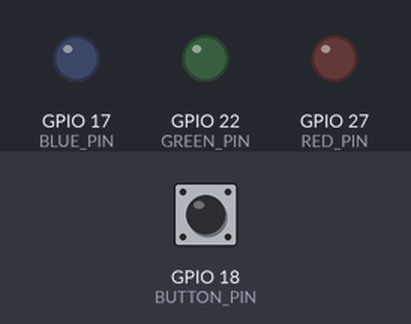
Simulated run of this program. Board: Raspberry Pi (BCM pin numbers). Shown: output pins drawn as LEDs (lit = HIGH). The inputs (shaded band) are chosen by the test bench; at power-on: GPIO 18 (BUTTON_PIN) HIGH. The clock reads 2024-03-15 10:24:30 at power-on unless the program sets it.

Above: at 1.2 s.
1.3 s: GPIO 18 (BUTTON_PIN) pulled LOW for 0.15 s
At 2.3 s:
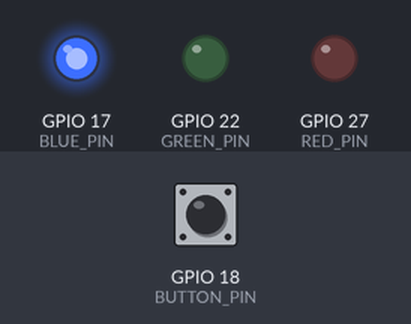
2.9 s: GPIO 18 (BUTTON_PIN) pulled LOW for 0.15 s
At 3.6 s:
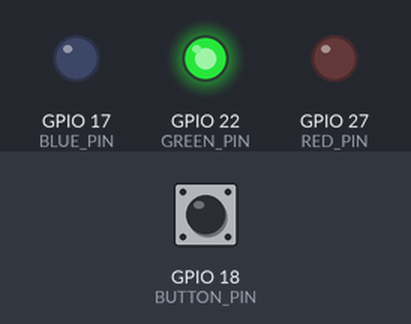
4.5 s: GPIO 18 (BUTTON_PIN) pulled LOW for 0.15 s
At 5.8 s:
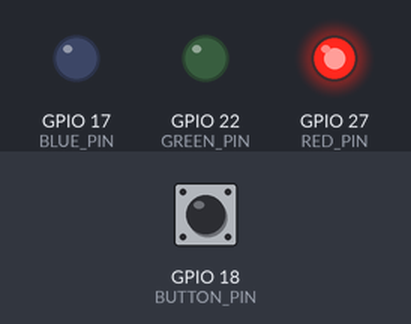
6.1 s: GPIO 18 (BUTTON_PIN) pulled LOW for 1 s
At 8.4 s:
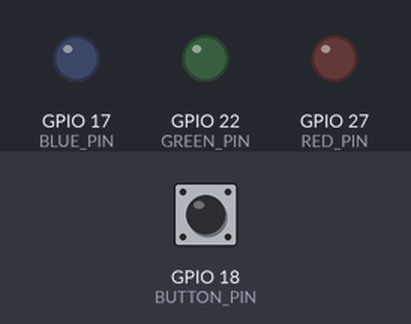
Timing chart, 0 to 9.6 s (numbered marks = the images above; inputs shaded):
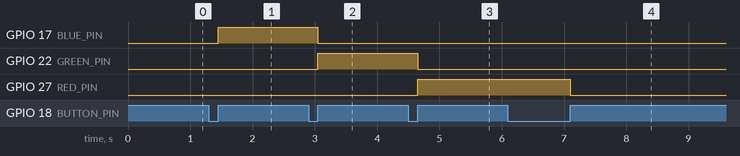

Measured:
- after the input at 1.3 s, GPIO 17 (BLUE_PIN): LOW → HIGH after 0.15 s
- after the input at 2.9 s, GPIO 17 (BLUE_PIN): HIGH → LOW after 0.15 s; GPIO 22 (GREEN_PIN): LOW → HIGH after 0.15 s
- after the input at 4.5 s, GPIO 22 (GREEN_PIN): HIGH → LOW after 0.15 s; GPIO 27 (RED_PIN): LOW → HIGH after 0.15 s
- after the input at 6.1 s, GPIO 27 (RED_PIN): HIGH → LOW after 1.0 s

The program:

3_color_led_switch.py
```python
import RPi.GPIO as GPIO
import time

# 핀 번호 설정
BUTTON_PIN = 18  # 버튼이 연결될 GPIO 핀 번호 (LED 버튼의 OUT)
RED_PIN = 27
GREEN_PIN = 22
BLUE_PIN = 17

# 글로벌 변수
led_state = 0  # LED 상태 (0: 모두 꺼짐, 1: 파란색, 2: 초록색, 3: 빨간색)

# GPIO 설정 함수
def setup_gpio():
    GPIO.setmode(GPIO.BCM)
    GPIO.setup(BUTTON_PIN, GPIO.IN, pull_up_down=GPIO.PUD_UP) # 버튼이 눌리지 않은 상태가 high 신호, 버튼을 눌린 상태가 low 신호 (high 신호로 시작)
    GPIO.setup(BLUE_PIN, GPIO.OUT)
    GPIO.setup(GREEN_PIN, GPIO.OUT)
    GPIO.setup(RED_PIN, GPIO.OUT)

# 모든 LED 끄는 함수 (이걸 안 하려면 위의 setup()에서 initial=GPIO.LOW로 해주면 된다.)
def turn_off_leds():
    global led_state # 지역변수
    led_state = 0
    GPIO.output(BLUE_PIN, GPIO.LOW) # 끄기
    GPIO.output(GREEN_PIN, GPIO.LOW) # 끄기
    GPIO.output(RED_PIN, GPIO.LOW) # 끄기

# LED 상태 변경 함수
def change_led_state():
    global led_state # 지역변수
    led_state += 1
    if led_state > 3:
        led_state = 1 # 다시 파란색으로 돌아옴
    if led_state == 1: # 파
        GPIO.output(BLUE_PIN, GPIO.HIGH)
        GPIO.output(GREEN_PIN, GPIO.LOW)
        GPIO.output(RED_PIN, GPIO.LOW)
    elif led_state == 2: # 초
        GPIO.output(BLUE_PIN, GPIO.LOW)
        GPIO.output(GREEN_PIN, GPIO.HIGH)
        GPIO.output(RED_PIN, GPIO.LOW)
    elif led_state == 3: # 빨
        GPIO.output(BLUE_PIN, GPIO.LOW)
        GPIO.output(GREEN_PIN, GPIO.LOW)
        GPIO.output(RED_PIN, GPIO.HIGH)

# 버튼 이벤트 콜백 함수
def button_callback(channel):
    start_time = time.time() # time.time()은 현재의 second 타임을 제공

    # 버튼이 눌린 상태 유지 확인
    while GPIO.input(BUTTON_PIN) == GPIO.LOW:
        # 눌린 상태는 LOW, 뗀 상태는 HIGH
        # 버튼이 눌린 상태이면 무한반복 -> 버튼이 뗀 상태이면 반복문 빠짐
        # GPIO.FALLING 상태로 눌린 순간 이벤트가 발생하지만 GPIO.RISING 처럼 움직임(버튼을 뗀 순간 다음 로직 실행).
        time.sleep(0.01)  # 디바운싱 대기

    button_press_duration = time.time() - start_time # 누른 시간을 빼기로 계산
    if button_press_duration >= 1:  # 1초 이상 누르면 LED 끄기
        turn_off_leds() # 모든 LED 끄느 함수수
    else:  # 짧게 누르면 LED 색상 변경
        change_led_state() # LED 상태 변경 함수

# GPIO 종료 함수
def cleanup_gpio():
    GPIO.cleanup()

# 메인 함수
def main():
    setup_gpio()
    # 프로그램 시작 시 모든 LED 끄기
    turn_off_leds()
    # 버튼 이벤트 감지 설정
    # GPIO.FALLING 는 누르는 순간(LOW) 이벤트 발생
    GPIO.add_event_detect(BUTTON_PIN, GPIO.FALLING, callback=button_callback, bouncetime=300)
    # GPIO 18번 핀(BUTTON_PIN)에 Falliing 이벤트가 붙는다.
    # GPIO.FALLING은 high(안누름)에서 low(누름)가 되면 이벤트를 발생시켜라는 뜻.
    # 이벤트가 감지될 때 콜백 함수가 실행된다.
    # bouncetime은 이벤트 콜백 호출 사이에 적용될 디바운스(신호안정) 시간(밀리초 단위)이다.

    try:
        while True: # 프로그램적으로 자동으로 종료되지 않기 위해서 무한반복
            time.sleep(0.1)
    except KeyboardInterrupt: # 키보드 인터럽트가 발생될 경우(^C) finally가 발생하여 gpio를 cleanup해줌.
        pass
    finally:
        cleanup_gpio()

# 실행 진입점
if __name__ == "__main__":
    main()
```
